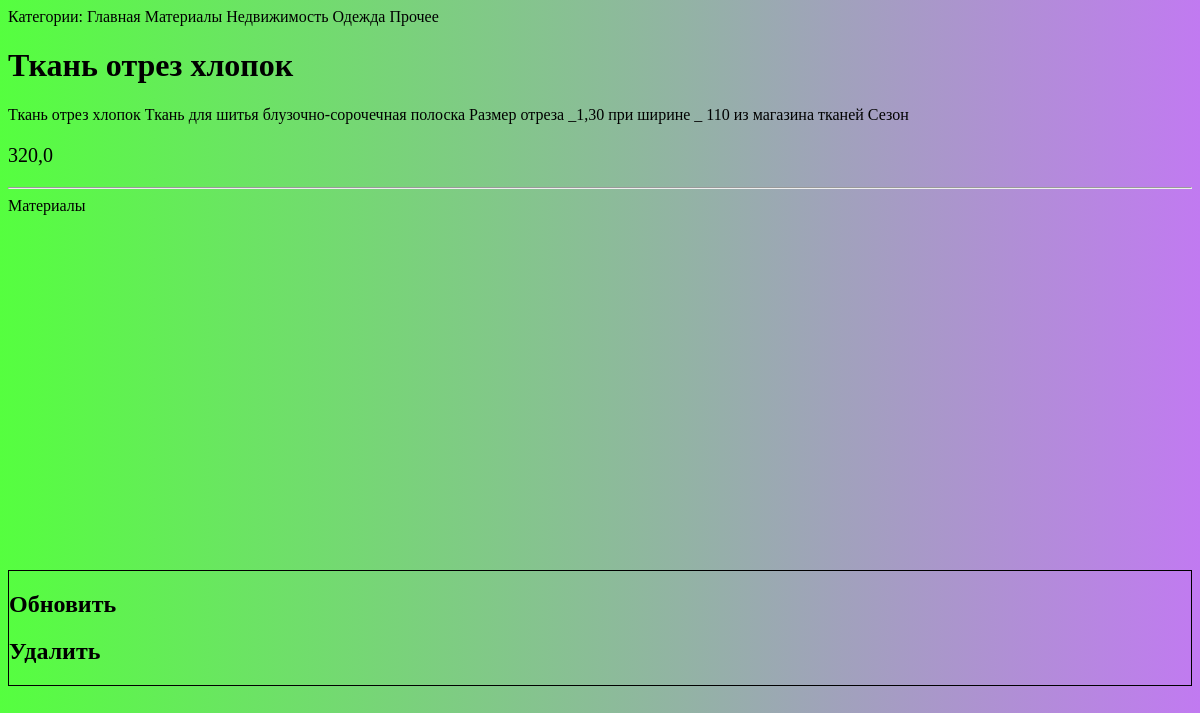
The page /bboard/item/4/ on the database as committed earlier.
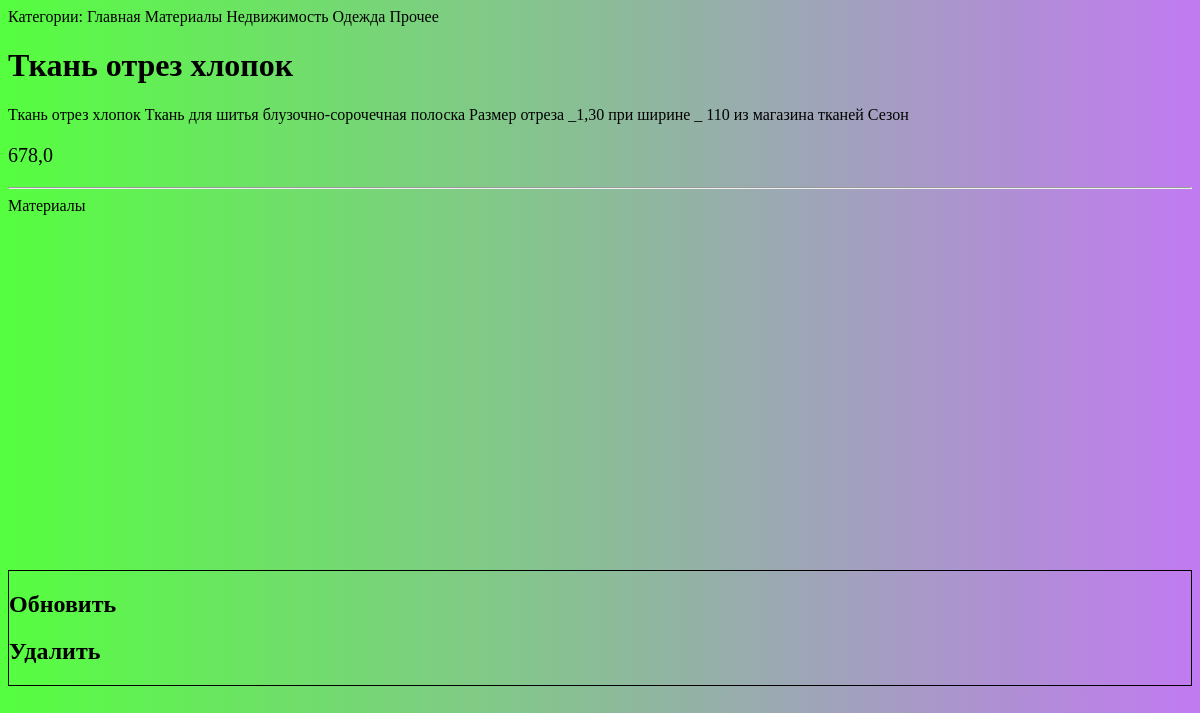
The same page on the database as committed later.
### myapp/models.py (models this page shows, shortened)
class Bb(models.Model):
    title = models.CharField(max_length=100, verbose_name='Название')
    content = models.TextField(verbose_name='Описание')
    price = models.FloatField(verbose_name='Стоимость',
                              validators=[validators.MinValueValidator(0, 'Цена не может быть меньше 0!')])
    published = models.DateTimeField(verbose_name='Дата публикации', auto_now_add=True, db_index=True)
    rublic = models.ForeignKey('Rublic', on_delete=models.PROTECT, null=True, verbose_name='Рубрика')
    class Meta:
        verbose_name_plural = 'Объявления'
        verbose_name = 'Объявление'
        ordering = ['-published', 'title']

class Rublic(models.Model):
    name = models.CharField(max_length=100, verbose_name='Название', db_index=True)
    class Meta:
        verbose_name_plural = 'Рубирики'
        verbose_name = 'Рубрика'
        ordering = ['name']

### myapp/views.py (the view)
# urls.py: path('item/<int:board_id>/', views.index_page, name='index_page'),
def index_page(request, board_id):
    res = get_object_or_404(Bb, pk=board_id)
    return render(request, 'myapp/index_page.html', {'item':res, 'rublics': Rublic.objects.all()})

### myapp/templates/myapp/index_page.html (shortened to what this page needs)
<!DOCTYPE html>
<html>
<head>
</head>
<body>
    <span>Категории: </span>
    <a href="{% url 'myapp:main' %}">Главная</a>
    {% for i in rublics %}
    <a href="{% url 'myapp:rublic_page' i.pk %}">{{i.name}}</a>
    {% endfor %}
    <h1>{{item.title}}</h1>
    <p>{{item.content}}</p>
    <p class="price">{{item.price}}</p>
    <hr>
    <a href="{% url 'myapp:rublic_page' item.rublic.pk %}">{{item.rublic.name}}</a>
    <div style="border:solid 1px black; margin-top:30%; margin-right=75%">
        <h2><a href="{% url 'myapp:update' item.pk %}">Обновить</a><h2>
        <h2><a href="{% url 'myapp:delete' item.pk %}">Удалить</a><h2>
    </div>
</body>
</html>

Rows that differ between the two databases and show on the page:
changed Bb "Ткань отрез хлопок": price "320,0" → "678,0"
